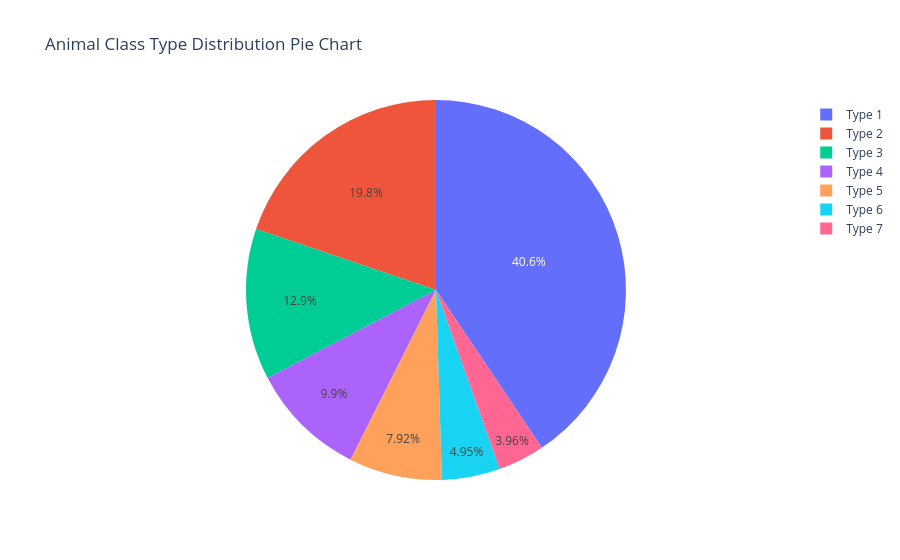

Notebook source saved alongside this figure:
### Code cell
labels = ["Type 1","Type 2","Type 3","Type 4","Type 5","Type 6","Type 7"]
values = data['type'].value_counts().tolist()

px.pie(data, values=values, names=labels, title="Animal Class Type Distribution Pie Chart")

### Figure 1 — Plotly figure (JSON) as saved in the notebook; plotly's stock layout.template omitted (floating-point values rounded to 4 significant figures)
{"data": [{"domain": {"x": [0, 1], "y": [0, 1]}, "hovertemplate": "label=%{label}<br>value=%{value}<extra></extra>", "labels": ["Type 1", "Type 2", "Type 3", "Type 4", "Type 5", "Type 6", "Type 7"], "legendgroup": "", "name": "", "showlegend": true, "type": "pie", "values": [41, 20, 13, 10, 8, 5, 4]}], "layout": {"autosize": true, "legend": {"tracegroupgap": 0}, "title": {"text": "Animal Class Type Distribution Pie Chart"}}}
